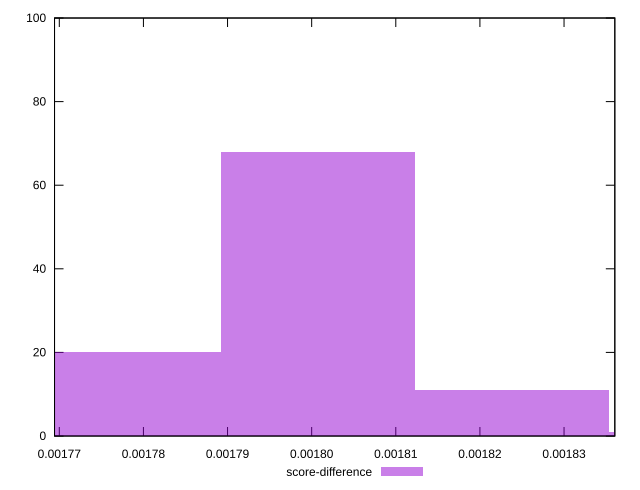

Source code (gnuplot):
reset

$scoreDifference <<EOF
0.0018007507423674295 68
0.00177766419438836 20
0.0018238372903464993 11
0.0018469238383255688 1
EOF

set key outside below
set boxwidth 0.00002308654797906961
set xrange [0.0017694335050848498:0.001836036881420533]
set yrange [0:100]
set trange [0:100]
set style fill transparent solid 0.5 noborder
set terminal svg size 640, 490 enhanced background rgb 'white'
set output "report_00008_2021-01-22T20:58:29.167/first-cpu-idle/samples/pages+cached+noexternal+nocss/score-difference/histogram.svg"

plot $scoreDifference title "score-difference" with boxes

reset
